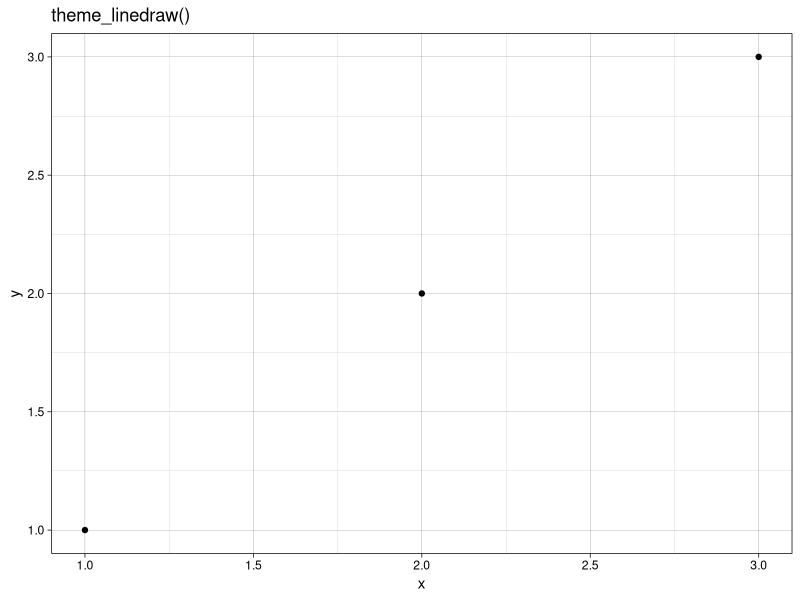

Recreate this plot in R.
library(ggplot2)
df <- data.frame(x = 1:3, y = 1:3)
base <- ggplot(df, aes(x, y)) + geom_point()
base + theme_linedraw() + ggtitle("theme_linedraw()")
#This theme is designed to create plots with a hand-drawn or sketch-like appearance
